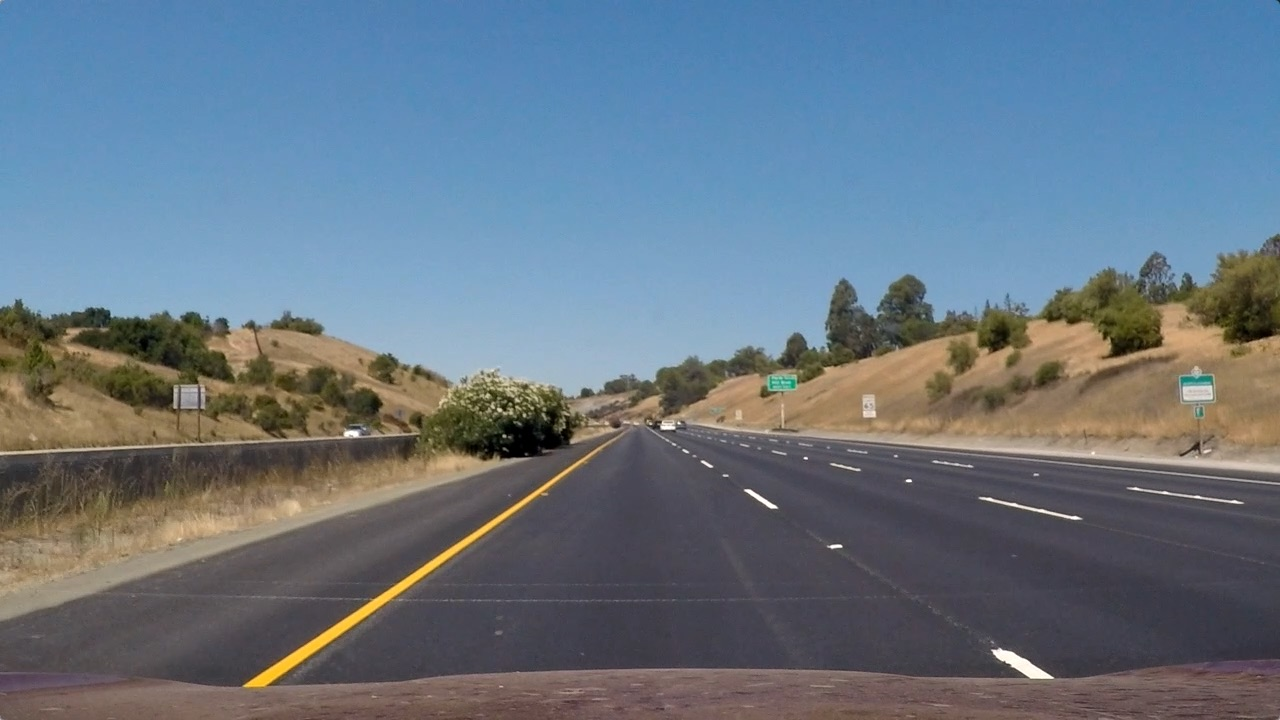
#> input picture test_images/straight_lines1.jpg, 1280 x 720 px
$ jupyter execute perspepctive_transform.ipynb
#> lines starting #> are read from the running program, lines starting #| are printed output that depends on the picture
[cell 1]
import numpy as np
import cv2
import glob
import matplotlib.pyplot as plt
import matplotlib.image as mpimg
import pickle

## Camera Calibration

[cell 2]
cameraCalibration = pickle.load( open('./calibration.p', 'rb' ) )
#> (reads calibration.p from the repository)
mtx, dist = map(cameraCalibration.get, ('mtx', 'dist'))

[cell 3]
# load a image
image = mpimg.imread('./test_images/straight_lines1.jpg')
#> image is the input picture: shape (720, 1280, 3); mean R, G, B 103.2, 117.7, 131.2
plt.imshow(image)

[cell 4]
# undistort the image
undistort = cv2.undistort(image, mtx, dist,None,mtx)
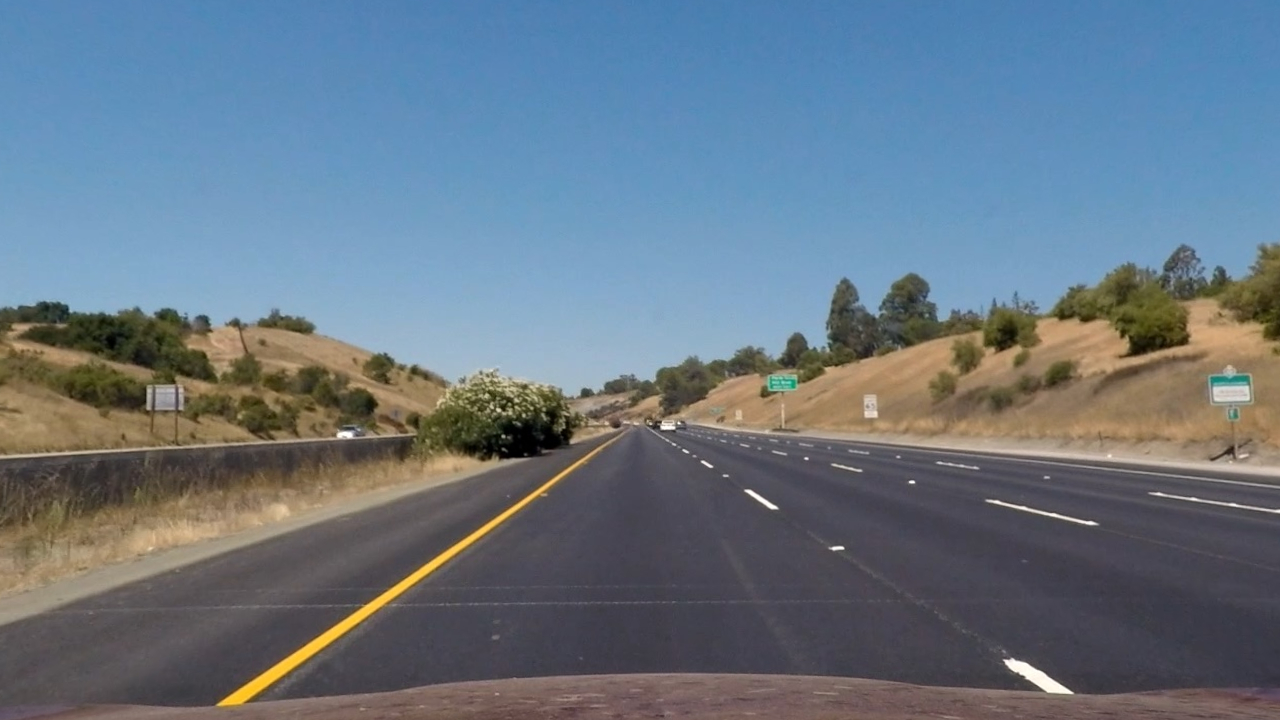
#> undistort: shape (720, 1280, 3); mean R, G, B 103.6, 118.3, 131.6
plt.imshow(undistort)

## Perspective transform

[cell 5]
# mark a rectangle
left_bottom = (190,720)
left_top = (550,480)
right_top = (740,480)
right_bottom = (1150,720)
trapezoid = np.copy(undistort)

[cell 6]
# draw trapezoid on the copy image
cv2.line(trapezoid,left_top,left_bottom,[255,0,0],4)
cv2.line(trapezoid,left_top,right_top,[255,0,0],4)
cv2.line(trapezoid,right_bottom,left_bottom,[255,0,0],4)
cv2.line(trapezoid,right_top,right_bottom,[255,0,0],4)
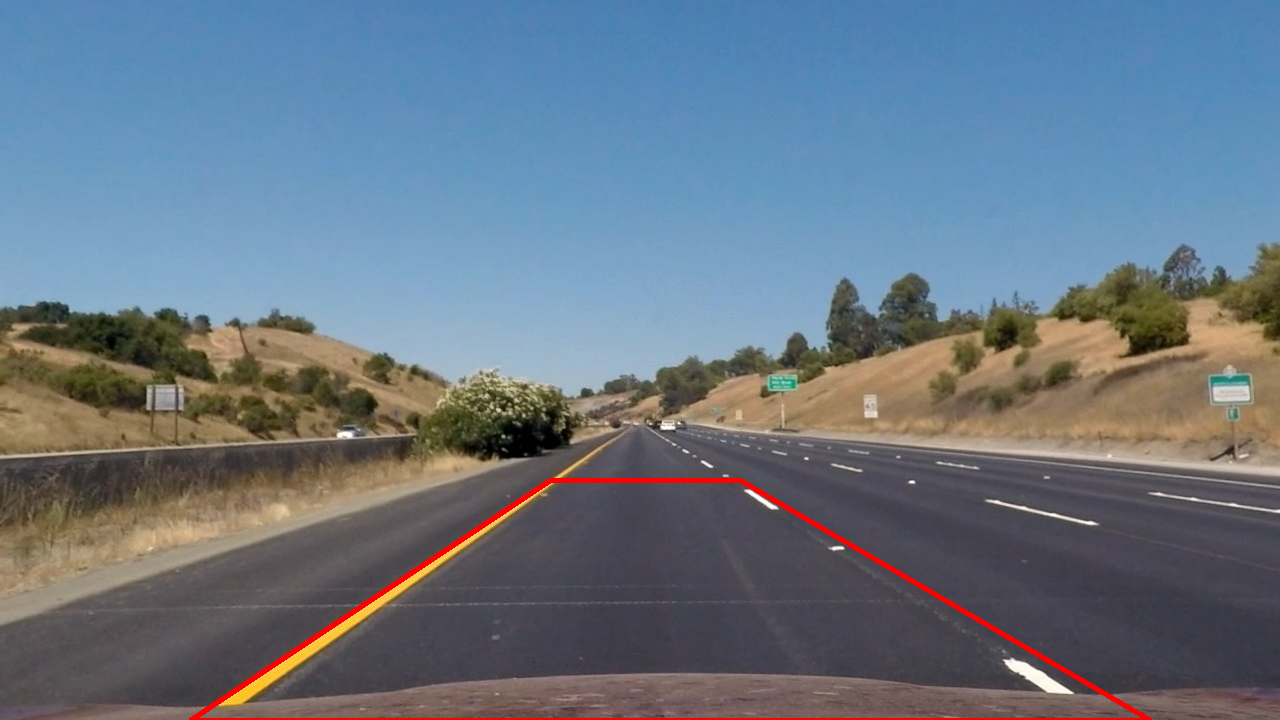
#> trapezoid: shape (720, 1280, 3); mean R, G, B 104.8, 117.5, 131
plt.imshow(trapezoid)

[cell 7]
# convert to grayscale
gray = cv2.cvtColor(undistort,cv2.COLOR_RGB2GRAY)
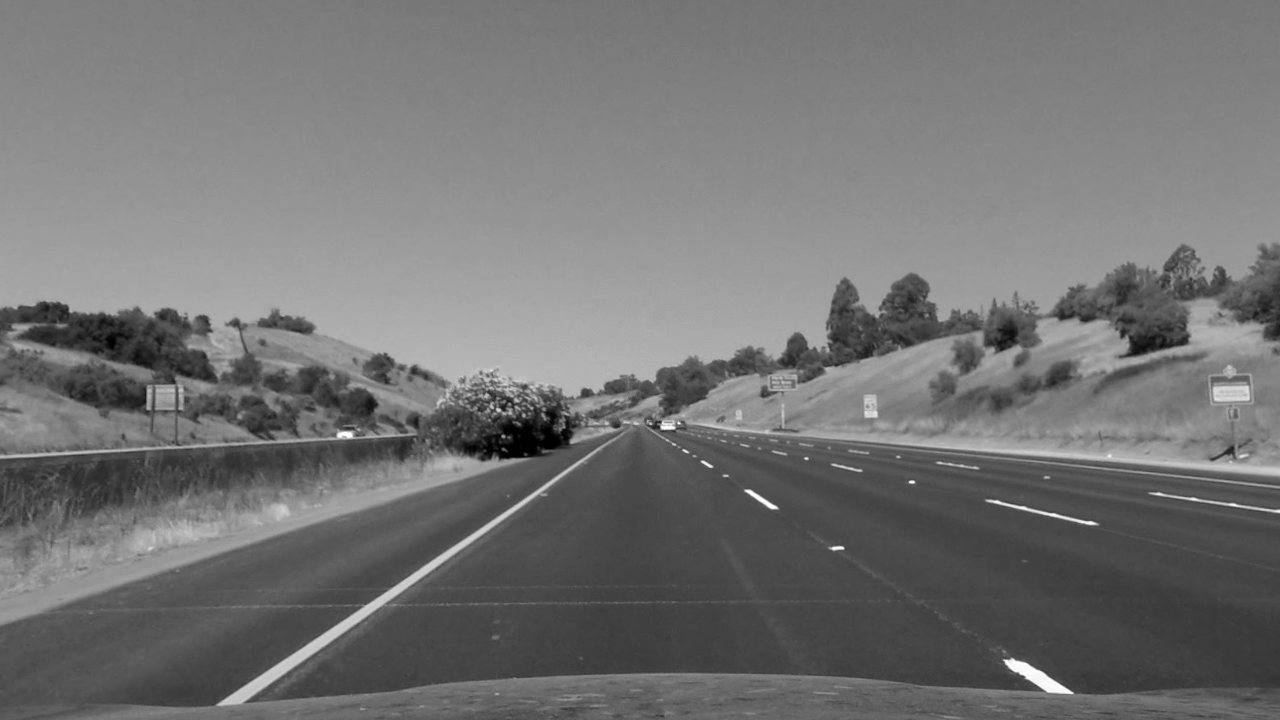
#> gray: shape (720, 1280); min 0, max 255, mean 115.4
plt.imshow(gray,cmap='gray')

[cell 8]
# Mark dest and src points
offset = 200
img_size = (gray.shape[1],gray.shape[0])
#> img_size = (1280, 720)

src = np.float32([[left_top,right_top,right_bottom,left_bottom]])
dst = np.float32([
    [offset,0],
    [img_size[0]-offset, 0],
    [img_size[0]-offset, img_size[1]],
    [offset, img_size[1]]
])
# get perspective matrix
M = cv2.getPerspectiveTransform(src,dst)
Minv = cv2.getPerspectiveTransform(dst,src)

[cell 9]
# get warped image
warped = cv2.warpPerspective(undistort, M, img_size)
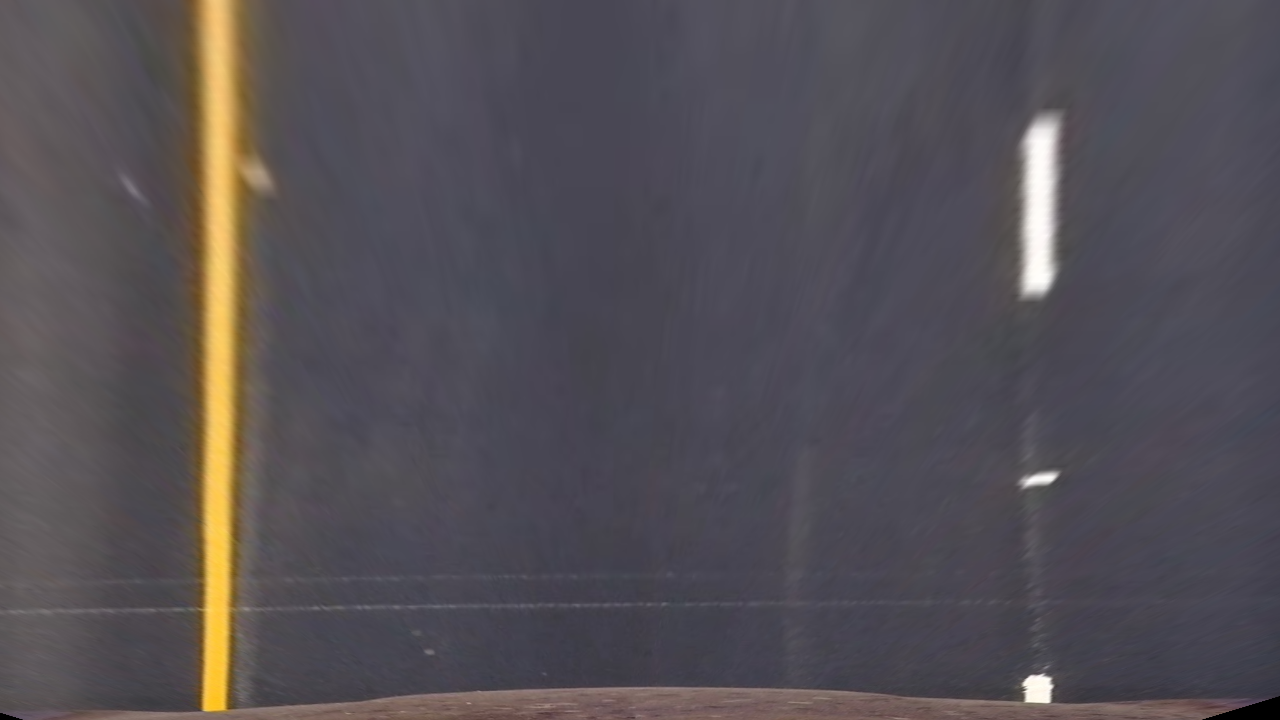
#> warped: shape (720, 1280, 3); mean R, G, B 84.7, 79.9, 85.2

[cell 10]
# plot the original and perspective
fix, (ax1,ax2) = plt.subplots(ncols=2,figsize=(20,10))
ax1.imshow(trapezoid)
ax1.set_title('Original',fontsize=20)
ax2.imshow(warped)
ax2.set_title('Perspective',fontsize=20)

[cell 11]
# dump the matrix
pickle.dump({'M':M,'Minv':Minv},open('./perspective_transform.p','wb'))

[cell 12]
print(M)
#| [[-6.51851852e-01 -1.45308642e+00  1.02785185e+03]
#|  [ 3.95432479e-16 -2.13333333e+00  1.02400000e+03]
#|  [ 2.52128491e-19 -2.37654321e-03  1.00000000e+00]]
